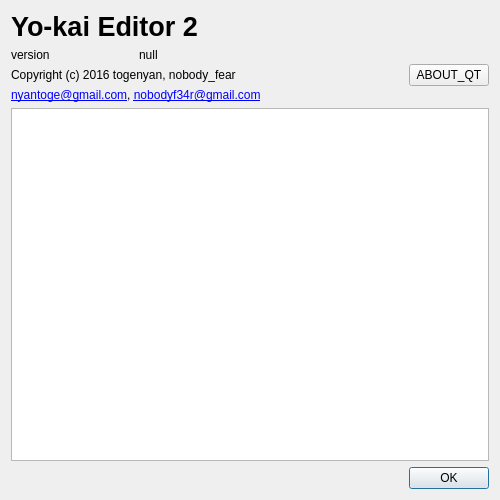
<?xml version="1.0" encoding="UTF-8"?>
<ui version="4.0">
 <class>Version_Dialog</class>
 <widget class="QDialog" name="Version_Dialog">
  <property name="geometry">
   <rect>
    <x>0</x>
    <y>0</y>
    <width>500</width>
    <height>500</height>
   </rect>
  </property>
  <property name="windowTitle">
   <string>Version information</string>
  </property>
  <layout class="QVBoxLayout" name="verticalLayout_2">
   <item>
    <layout class="QVBoxLayout" name="verticalLayout">
     <item>
      <widget class="QLabel" name="label">
       <property name="font">
        <font>
         <pointsize>20</pointsize>
         <weight>75</weight>
         <bold>true</bold>
        </font>
       </property>
       <property name="text">
        <string notr="true">Yo-kai Editor 2</string>
       </property>
      </widget>
     </item>
     <item>
      <layout class="QHBoxLayout" name="horizontalLayout"/>
     </item>
     <item>
      <layout class="QHBoxLayout" name="horizontalLayout_2">
       <item>
        <layout class="QVBoxLayout" name="verticalLayout_3">
         <item>
          <layout class="QHBoxLayout" name="horizontalLayout_3">
           <item>
            <widget class="QLabel" name="label_2">
             <property name="text">
              <string>version</string>
             </property>
            </widget>
           </item>
           <item>
            <widget class="QLabel" name="version">
             <property name="text">
              <string notr="true">null</string>
             </property>
            </widget>
           </item>
          </layout>
         </item>
         <item>
          <widget class="QLabel" name="label_4">
           <property name="text">
            <string notr="true">Copyright (c) 2016 togenyan, nobody_fear</string>
           </property>
          </widget>
         </item>
         <item>
          <widget class="QLabel" name="label_5">
           <property name="text">
            <string notr="true">&lt;a href=&quot;mailto:nyantoge@gmail.com&quot;&gt;nyantoge@gmail.com&lt;/a&gt;, &lt;a href=&quot;mailto:nobodyf34r@gmail.com&quot;&gt;nobodyf34r@gmail.com&lt;/a&gt;</string>
           </property>
           <property name="textFormat">
            <enum>Qt::RichText</enum>
           </property>
           <property name="alignment">
            <set>Qt::AlignLeading|Qt::AlignLeft|Qt::AlignVCenter</set>
           </property>
           <property name="openExternalLinks">
            <bool>true</bool>
           </property>
          </widget>
         </item>
        </layout>
       </item>
       <item>
        <spacer name="horizontalSpacer_2">
         <property name="orientation">
          <enum>Qt::Horizontal</enum>
         </property>
         <property name="sizeHint" stdset="0">
          <size>
           <width>40</width>
           <height>20</height>
          </size>
         </property>
        </spacer>
       </item>
       <item>
        <widget class="QPushButton" name="aboutQtButton">
         <property name="text">
          <string>ABOUT_QT</string>
         </property>
        </widget>
       </item>
      </layout>
     </item>
     <item>
      <widget class="QTextBrowser" name="licenceInfo"/>
     </item>
    </layout>
   </item>
   <item>
    <widget class="QDialogButtonBox" name="buttonBox">
     <property name="orientation">
      <enum>Qt::Horizontal</enum>
     </property>
     <property name="standardButtons">
      <set>QDialogButtonBox::Ok</set>
     </property>
    </widget>
   </item>
  </layout>
 </widget>
 <resources/>
 <connections>
  <connection>
   <sender>buttonBox</sender>
   <signal>accepted()</signal>
   <receiver>Version_Dialog</receiver>
   <slot>accept()</slot>
   <hints>
    <hint type="sourcelabel">
     <x>248</x>
     <y>254</y>
    </hint>
    <hint type="destinationlabel">
     <x>157</x>
     <y>274</y>
    </hint>
   </hints>
  </connection>
  <connection>
   <sender>buttonBox</sender>
   <signal>rejected()</signal>
   <receiver>Version_Dialog</receiver>
   <slot>reject()</slot>
   <hints>
    <hint type="sourcelabel">
     <x>316</x>
     <y>260</y>
    </hint>
    <hint type="destinationlabel">
     <x>286</x>
     <y>274</y>
    </hint>
   </hints>
  </connection>
 </connections>
</ui>
